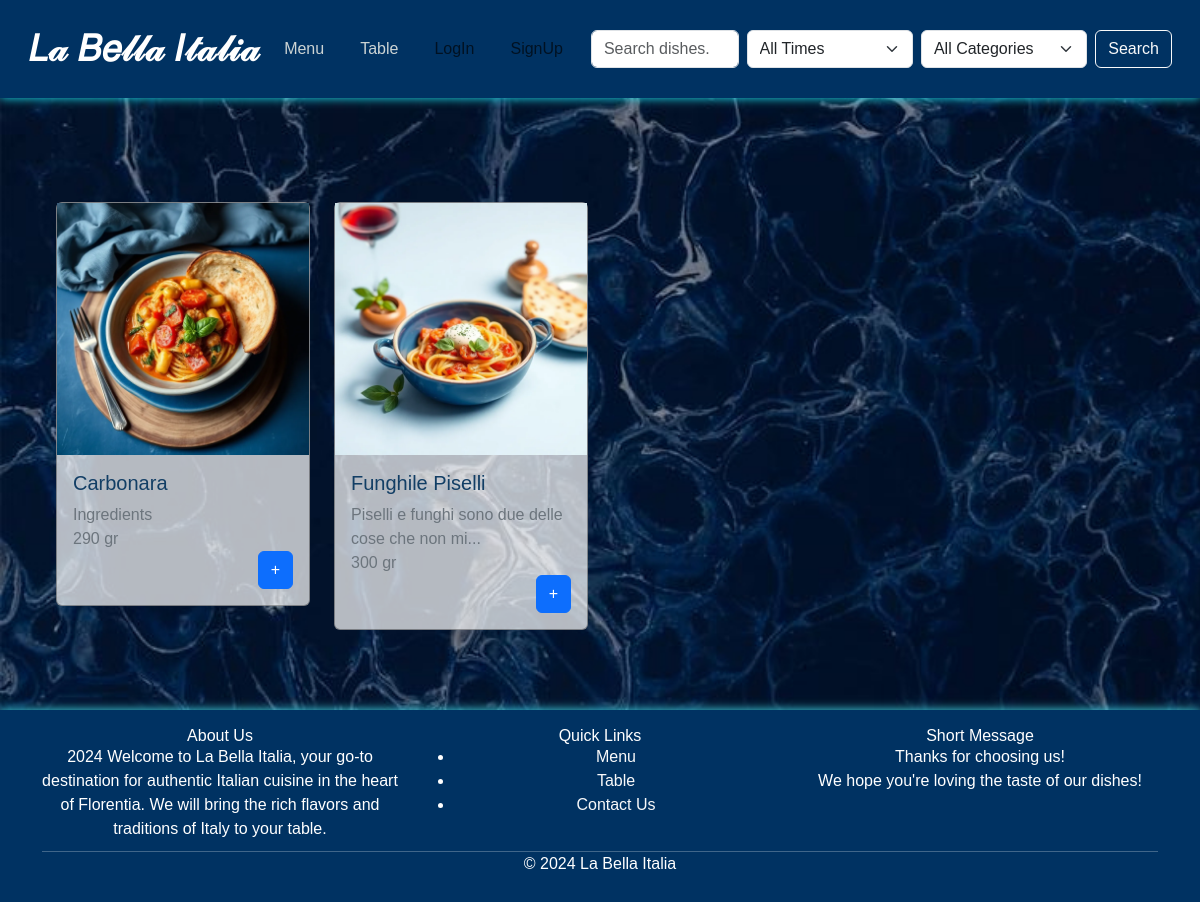
The app's page /search/, older data.
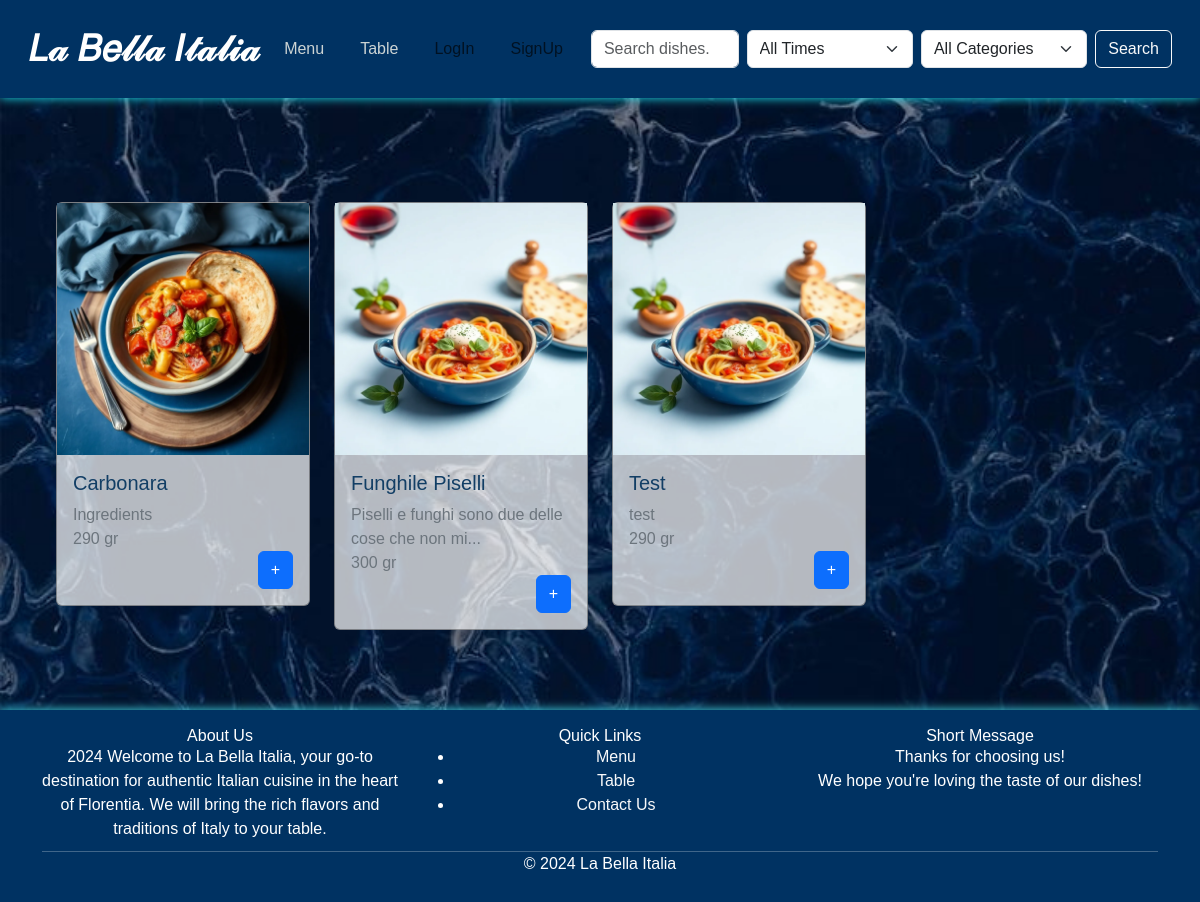
The same page, newer data.
### project/models.py (models this page shows)
class Dish(models.Model):
    SORTDT = [
        ("Breakfast", "breakfast"),
        ("Lunch", "lunch"),
        ("Dinner", "dinner")
    ]
    SORT = [
        ("Appetizers", "appetizers"),
        ("Main Courses", "main"),
        ("Side Dishes", "side"),
        ("Desserts", "desserts"),
        ("Beverages", "beverages"),
        ("Soups", "soups"),
        ("Salads", "salads")
    ]
    name = models.CharField(max_length=255)
    ingredients = models.TextField()
    gram = models.CharField(max_length=255)
    sort_daytime = models.CharField(max_length=15, choices=SORTDT, blank=True, null=True)
    sort = models.CharField(max_length=50, choices=SORT)
    allergies = models.ManyToManyField(Allergies)
    image = models.ImageField(upload_to='dish_img/', blank=True, null=True)

### project/views.py (the view)
# urls.py: path('search/', views.dish_search, name='search-results'),
def dish_search(request):
    queryset = Dish.objects.all()
    query = request.GET.get('q', '')
    daytime = request.GET.get('daytime', '')
    category = request.GET.get('category', '')
    if query:
        queryset = queryset.filter(
            Q(name__icontains=query) |
            Q(ingredients__icontains=query)
        )
    if daytime:
        queryset = queryset.filter(sort_daytime=daytime)
    if category:
        queryset = queryset.filter(sort=category)
    context = {
        'dishes': queryset,
        'query': query,
        'daytime': daytime,
        'category': category,
        'daytime_choices': Dish.SORTDT,
        'category_choices': Dish.SORT
    }
    return render(request, 'search_result.html', context)

### project/templatetags/custom_filters.py (called while the page is built)
@register.filter
def truncate_words(value, arg):
    words = value.split()
    if len(words) > arg:
        return ' '.join(words[:arg]) + '...'
    return value

### templates/search_result.html
{% extends 'base.html' %}
{% load static %}
{% load custom_filters %}
{% block content %}
<div class="container mt-4">
    <div class="container mt-5">
        {% if dishes %}
            {% for dish in dishes %}
                {% if forloop.first or forloop.counter0|divisibleby:4 %}
                    <div class="row mb-4">
                {% endif %}
                <div class="col-md-3 mb-4">
                    <a href="{% url 'dish-detail' dish.id %}" style="text-decoration: none;">
                        <div class="card body">
                            {% if dish.image %}
                                <img src="{{ dish.image.url }}" class="card-img-top" alt="{{ dish.name }} image">
                            {% endif %}
                            <div class="card-body">
                                <h5 class="card-title" style="color: #123E65;">{{ dish.name }}</h5>
                                <p class="card-text text-secondary">{{ dish.ingredients|truncate_words:10 }}</p>
                                <p class="card-text text-secondary">{{ dish.gram }} gr</p>
                                <div class="d-flex justify-content-between align-items-center">
                                    <a href="{% url 'order-create' dish.id %}" class="btn btn-primary">+</a>
                                </div>
                            </div>
                        </div>
                    </a>
                </div>
                {% if forloop.counter|divisibleby:4 or forloop.last %}
                    </div>
                {% endif %}
            {% endfor %}
        {% else %}
            <div class="col-12">
                <div class="alert alert-info">
                    No dishes found matching your search criteria.
                </div>
            </div>
        {% endif %}
    </div>
</div>
{% endblock %}

Row changes from the older to the newer data that the page shows:
added Dish: image (picture), name "Test", ingredients "test", gram "290"
